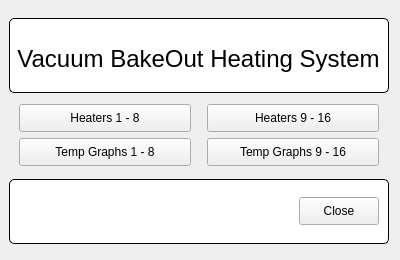
<?xml version="1.0" encoding="UTF-8"?>
<ui version="4.0">
 <class>MainWindow</class>
 <widget class="QMainWindow" name="MainWindow">
  <property name="geometry">
   <rect>
    <x>0</x>
    <y>0</y>
    <width>400</width>
    <height>260</height>
   </rect>
  </property>
  <property name="minimumSize">
   <size>
    <width>400</width>
    <height>260</height>
   </size>
  </property>
  <property name="maximumSize">
   <size>
    <width>400</width>
    <height>260</height>
   </size>
  </property>
  <property name="windowTitle">
   <string>MainWindow</string>
  </property>
  <widget class="QWidget" name="centralwidget">
   <property name="sizePolicy">
    <sizepolicy hsizetype="Fixed" vsizetype="Fixed">
     <horstretch>0</horstretch>
     <verstretch>0</verstretch>
    </sizepolicy>
   </property>
   <property name="minimumSize">
    <size>
     <width>400</width>
     <height>260</height>
    </size>
   </property>
   <property name="maximumSize">
    <size>
     <width>400</width>
     <height>260</height>
    </size>
   </property>
   <layout class="QVBoxLayout" name="verticalLayout_2">
    <item>
     <widget class="QGroupBox" name="ltFooter_2">
      <property name="sizePolicy">
       <sizepolicy hsizetype="Fixed" vsizetype="Fixed">
        <horstretch>0</horstretch>
        <verstretch>0</verstretch>
       </sizepolicy>
      </property>
      <property name="minimumSize">
       <size>
        <width>380</width>
        <height>75</height>
       </size>
      </property>
      <property name="maximumSize">
       <size>
        <width>380</width>
        <height>70</height>
       </size>
      </property>
      <property name="styleSheet">
       <string notr="true">QGroupBox {
	background-color: rgb(255, 255, 255);
    border: 1px solid black;
    border-radius: 5px;
    margin-top: 0.5em;
}

QGroupBox::title {
    subcontrol-origin: margin;
    left: 10px;
    padding: 0 3px 0 3px;
}</string>
      </property>
      <property name="title">
       <string/>
      </property>
      <widget class="QLabel" name="labelTitle">
       <property name="geometry">
        <rect>
         <x>4</x>
         <y>10</y>
         <width>371</width>
         <height>61</height>
        </rect>
       </property>
       <property name="font">
        <font>
         <pointsize>18</pointsize>
         <weight>50</weight>
         <italic>false</italic>
         <bold>false</bold>
        </font>
       </property>
       <property name="text">
        <string>Vacuum BakeOut Heating System</string>
       </property>
       <property name="alignment">
        <set>Qt::AlignCenter</set>
       </property>
      </widget>
     </widget>
    </item>
    <item>
     <layout class="QVBoxLayout" name="verticalLayout">
      <item>
       <layout class="QHBoxLayout" name="horizontalLayout">
        <item>
         <widget class="QPushButton" name="btnHeaters1To8">
          <property name="sizePolicy">
           <sizepolicy hsizetype="Fixed" vsizetype="Fixed">
            <horstretch>0</horstretch>
            <verstretch>0</verstretch>
           </sizepolicy>
          </property>
          <property name="minimumSize">
           <size>
            <width>172</width>
            <height>28</height>
           </size>
          </property>
          <property name="maximumSize">
           <size>
            <width>172</width>
            <height>28</height>
           </size>
          </property>
          <property name="text">
           <string>Heaters 1 - 8</string>
          </property>
         </widget>
        </item>
        <item>
         <widget class="QPushButton" name="btnHeaters9To16">
          <property name="sizePolicy">
           <sizepolicy hsizetype="Fixed" vsizetype="Fixed">
            <horstretch>0</horstretch>
            <verstretch>0</verstretch>
           </sizepolicy>
          </property>
          <property name="minimumSize">
           <size>
            <width>172</width>
            <height>28</height>
           </size>
          </property>
          <property name="maximumSize">
           <size>
            <width>172</width>
            <height>28</height>
           </size>
          </property>
          <property name="text">
           <string>Heaters 9 - 16</string>
          </property>
         </widget>
        </item>
       </layout>
      </item>
      <item>
       <layout class="QHBoxLayout" name="horizontalLayout_2">
        <item>
         <widget class="QPushButton" name="btnTempGraphs1To8">
          <property name="sizePolicy">
           <sizepolicy hsizetype="Fixed" vsizetype="Fixed">
            <horstretch>0</horstretch>
            <verstretch>0</verstretch>
           </sizepolicy>
          </property>
          <property name="minimumSize">
           <size>
            <width>172</width>
            <height>28</height>
           </size>
          </property>
          <property name="maximumSize">
           <size>
            <width>172</width>
            <height>28</height>
           </size>
          </property>
          <property name="text">
           <string>Temp Graphs 1 - 8</string>
          </property>
         </widget>
        </item>
        <item>
         <widget class="QPushButton" name="btnTempGraphs9To16">
          <property name="sizePolicy">
           <sizepolicy hsizetype="Fixed" vsizetype="Fixed">
            <horstretch>0</horstretch>
            <verstretch>0</verstretch>
           </sizepolicy>
          </property>
          <property name="minimumSize">
           <size>
            <width>172</width>
            <height>28</height>
           </size>
          </property>
          <property name="maximumSize">
           <size>
            <width>172</width>
            <height>28</height>
           </size>
          </property>
          <property name="text">
           <string>Temp Graphs 9 - 16</string>
          </property>
         </widget>
        </item>
       </layout>
      </item>
     </layout>
    </item>
    <item>
     <widget class="QGroupBox" name="ltFooter">
      <property name="sizePolicy">
       <sizepolicy hsizetype="Fixed" vsizetype="Fixed">
        <horstretch>0</horstretch>
        <verstretch>0</verstretch>
       </sizepolicy>
      </property>
      <property name="minimumSize">
       <size>
        <width>380</width>
        <height>65</height>
       </size>
      </property>
      <property name="maximumSize">
       <size>
        <width>380</width>
        <height>65</height>
       </size>
      </property>
      <property name="styleSheet">
       <string notr="true">QGroupBox {
	background-color: rgb(255, 255, 255);
    border: 1px solid black;
    border-radius: 5px;
    margin-top: 0.5em;
}

QGroupBox::title {
    subcontrol-origin: margin;
    left: 10px;
    padding: 0 3px 0 3px;
}</string>
      </property>
      <property name="title">
       <string/>
      </property>
      <layout class="QHBoxLayout" name="horizontalLayout_3" stretch="0,0">
       <property name="spacing">
        <number>0</number>
       </property>
       <item>
        <spacer name="horizontalSpacer_2">
         <property name="orientation">
          <enum>Qt::Horizontal</enum>
         </property>
         <property name="sizeHint" stdset="0">
          <size>
           <width>447</width>
           <height>20</height>
          </size>
         </property>
        </spacer>
       </item>
       <item>
        <widget class="QPushButton" name="btnClose">
         <property name="minimumSize">
          <size>
           <width>80</width>
           <height>28</height>
          </size>
         </property>
         <property name="maximumSize">
          <size>
           <width>16777215</width>
           <height>28</height>
          </size>
         </property>
         <property name="text">
          <string>Close</string>
         </property>
        </widget>
       </item>
      </layout>
     </widget>
    </item>
   </layout>
  </widget>
 </widget>
 <resources/>
 <connections/>
</ui>
